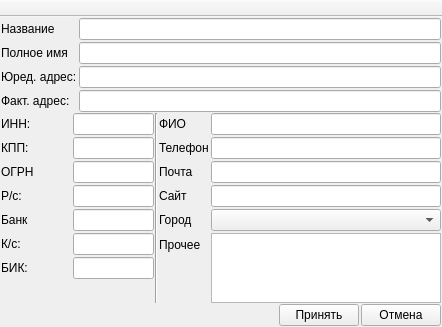
<?xml version="1.0" encoding="UTF-8"?>
<ui version="4.0">
 <class>MainWindow</class>
 <widget class="QMainWindow" name="MainWindow">
  <property name="geometry">
   <rect>
    <x>0</x>
    <y>0</y>
    <width>442</width>
    <height>313</height>
   </rect>
  </property>
  <property name="windowTitle">
   <string>Клиент</string>
  </property>
  <widget class="QWidget" name="centralwidget">
   <layout class="QGridLayout" name="gridLayout">
    <property name="leftMargin">
     <number>1</number>
    </property>
    <property name="topMargin">
     <number>1</number>
    </property>
    <property name="rightMargin">
     <number>1</number>
    </property>
    <property name="bottomMargin">
     <number>1</number>
    </property>
    <property name="spacing">
     <number>1</number>
    </property>
    <item row="3" column="0" colspan="3">
     <layout class="QHBoxLayout" name="horizontalLayout_4">
      <property name="spacing">
       <number>2</number>
      </property>
      <item>
       <spacer name="horizontalSpacer_4">
        <property name="orientation">
         <enum>Qt::Horizontal</enum>
        </property>
        <property name="sizeHint" stdset="0">
         <size>
          <width>40</width>
          <height>20</height>
         </size>
        </property>
       </spacer>
      </item>
      <item>
       <widget class="QPushButton" name="pb_acc">
        <property name="text">
         <string>Принять</string>
        </property>
       </widget>
      </item>
      <item>
       <widget class="QPushButton" name="pb_can">
        <property name="text">
         <string>Отмена</string>
        </property>
       </widget>
      </item>
     </layout>
    </item>
    <item row="2" column="0">
     <spacer name="verticalSpacer">
      <property name="orientation">
       <enum>Qt::Vertical</enum>
      </property>
      <property name="sizeHint" stdset="0">
       <size>
        <width>20</width>
        <height>40</height>
       </size>
      </property>
     </spacer>
    </item>
    <item row="1" column="1">
     <widget class="Line" name="line">
      <property name="orientation">
       <enum>Qt::Vertical</enum>
      </property>
     </widget>
    </item>
    <item row="0" column="0" colspan="3">
     <layout class="QFormLayout" name="formLayout">
      <property name="horizontalSpacing">
       <number>2</number>
      </property>
      <property name="verticalSpacing">
       <number>2</number>
      </property>
      <item row="0" column="0">
       <widget class="QLabel" name="label_14">
        <property name="text">
         <string>Название</string>
        </property>
       </widget>
      </item>
      <item row="0" column="1">
       <widget class="QLineEdit" name="le_name"/>
      </item>
      <item row="2" column="0">
       <widget class="QLabel" name="label_2">
        <property name="text">
         <string>Юред. адрес:</string>
        </property>
       </widget>
      </item>
      <item row="3" column="0">
       <widget class="QLabel" name="label_3">
        <property name="text">
         <string>Факт. адрес:</string>
        </property>
       </widget>
      </item>
      <item row="2" column="1">
       <widget class="QLineEdit" name="le_legal_address"/>
      </item>
      <item row="3" column="1">
       <widget class="QLineEdit" name="le_actual_address"/>
      </item>
      <item row="1" column="0">
       <widget class="QLabel" name="label_17">
        <property name="text">
         <string>Полное имя</string>
        </property>
       </widget>
      </item>
      <item row="1" column="1">
       <widget class="QLineEdit" name="le_full_name"/>
      </item>
     </layout>
    </item>
    <item row="1" column="2">
     <layout class="QFormLayout" name="formLayout_3">
      <property name="horizontalSpacing">
       <number>2</number>
      </property>
      <property name="verticalSpacing">
       <number>2</number>
      </property>
      <item row="0" column="0">
       <widget class="QLabel" name="label_5">
        <property name="text">
         <string>ФИО</string>
        </property>
       </widget>
      </item>
      <item row="1" column="0">
       <widget class="QLabel" name="label_9">
        <property name="text">
         <string>Телефон</string>
        </property>
       </widget>
      </item>
      <item row="2" column="0">
       <widget class="QLabel" name="label">
        <property name="text">
         <string>Почта</string>
        </property>
       </widget>
      </item>
      <item row="0" column="1">
       <widget class="QLineEdit" name="le_fio"/>
      </item>
      <item row="1" column="1">
       <widget class="QLineEdit" name="le_phone"/>
      </item>
      <item row="2" column="1">
       <widget class="QLineEdit" name="le_mail"/>
      </item>
      <item row="5" column="0">
       <widget class="QLabel" name="label_13">
        <property name="text">
         <string>Прочее</string>
        </property>
       </widget>
      </item>
      <item row="5" column="1">
       <widget class="QPlainTextEdit" name="le_note"/>
      </item>
      <item row="3" column="1">
       <widget class="QLineEdit" name="le_site"/>
      </item>
      <item row="3" column="0">
       <widget class="QLabel" name="label_15">
        <property name="text">
         <string>Сайт</string>
        </property>
       </widget>
      </item>
      <item row="4" column="0">
       <widget class="QLabel" name="label_16">
        <property name="text">
         <string>Город</string>
        </property>
       </widget>
      </item>
      <item row="4" column="1">
       <widget class="QComboBox" name="cb_city"/>
      </item>
     </layout>
    </item>
    <item row="1" column="0">
     <layout class="QFormLayout" name="formLayout_2">
      <property name="horizontalSpacing">
       <number>2</number>
      </property>
      <property name="verticalSpacing">
       <number>2</number>
      </property>
      <item row="1" column="0">
       <widget class="QLabel" name="label_6">
        <property name="text">
         <string>КПП:</string>
        </property>
       </widget>
      </item>
      <item row="2" column="0">
       <widget class="QLabel" name="label_7">
        <property name="text">
         <string>ОГРН</string>
        </property>
       </widget>
      </item>
      <item row="3" column="0">
       <widget class="QLabel" name="label_8">
        <property name="text">
         <string>Р/c:</string>
        </property>
       </widget>
      </item>
      <item row="4" column="0">
       <widget class="QLabel" name="label_10">
        <property name="text">
         <string>Банк</string>
        </property>
       </widget>
      </item>
      <item row="5" column="0">
       <widget class="QLabel" name="label_11">
        <property name="text">
         <string>К/с:</string>
        </property>
       </widget>
      </item>
      <item row="6" column="0">
       <widget class="QLabel" name="label_12">
        <property name="text">
         <string>БИК:</string>
        </property>
       </widget>
      </item>
      <item row="0" column="1">
       <widget class="QLineEdit" name="le_inn"/>
      </item>
      <item row="1" column="1">
       <widget class="QLineEdit" name="le_kpp"/>
      </item>
      <item row="2" column="1">
       <widget class="QLineEdit" name="le_ogrn"/>
      </item>
      <item row="3" column="1">
       <widget class="QLineEdit" name="le_rs"/>
      </item>
      <item row="4" column="1">
       <widget class="QLineEdit" name="le_bank"/>
      </item>
      <item row="5" column="1">
       <widget class="QLineEdit" name="le_ks"/>
      </item>
      <item row="6" column="1">
       <widget class="QLineEdit" name="le_bik"/>
      </item>
      <item row="0" column="0">
       <widget class="QLabel" name="label_4">
        <property name="minimumSize">
         <size>
          <width>70</width>
          <height>0</height>
         </size>
        </property>
        <property name="text">
         <string>ИНН:</string>
        </property>
       </widget>
      </item>
     </layout>
    </item>
   </layout>
  </widget>
  <widget class="QToolBar" name="toolBar">
   <property name="windowTitle">
    <string>toolBar</string>
   </property>
   <property name="movable">
    <bool>false</bool>
   </property>
   <attribute name="toolBarArea">
    <enum>TopToolBarArea</enum>
   </attribute>
   <attribute name="toolBarBreak">
    <bool>false</bool>
   </attribute>
  </widget>
 </widget>
 <resources/>
 <connections>
  <connection>
   <sender>pb_can</sender>
   <signal>clicked()</signal>
   <receiver>MainWindow</receiver>
   <slot>ui_can()</slot>
   <hints>
    <hint type="sourcelabel">
     <x>394</x>
     <y>245</y>
    </hint>
    <hint type="destinationlabel">
     <x>394</x>
     <y>319</y>
    </hint>
   </hints>
  </connection>
  <connection>
   <sender>pb_acc</sender>
   <signal>clicked()</signal>
   <receiver>MainWindow</receiver>
   <slot>ui_acc()</slot>
   <hints>
    <hint type="sourcelabel">
     <x>309</x>
     <y>247</y>
    </hint>
    <hint type="destinationlabel">
     <x>310</x>
     <y>308</y>
    </hint>
   </hints>
  </connection>
 </connections>
 <slots>
  <slot>ui_can()</slot>
  <slot>ui_acc()</slot>
 </slots>
</ui>
